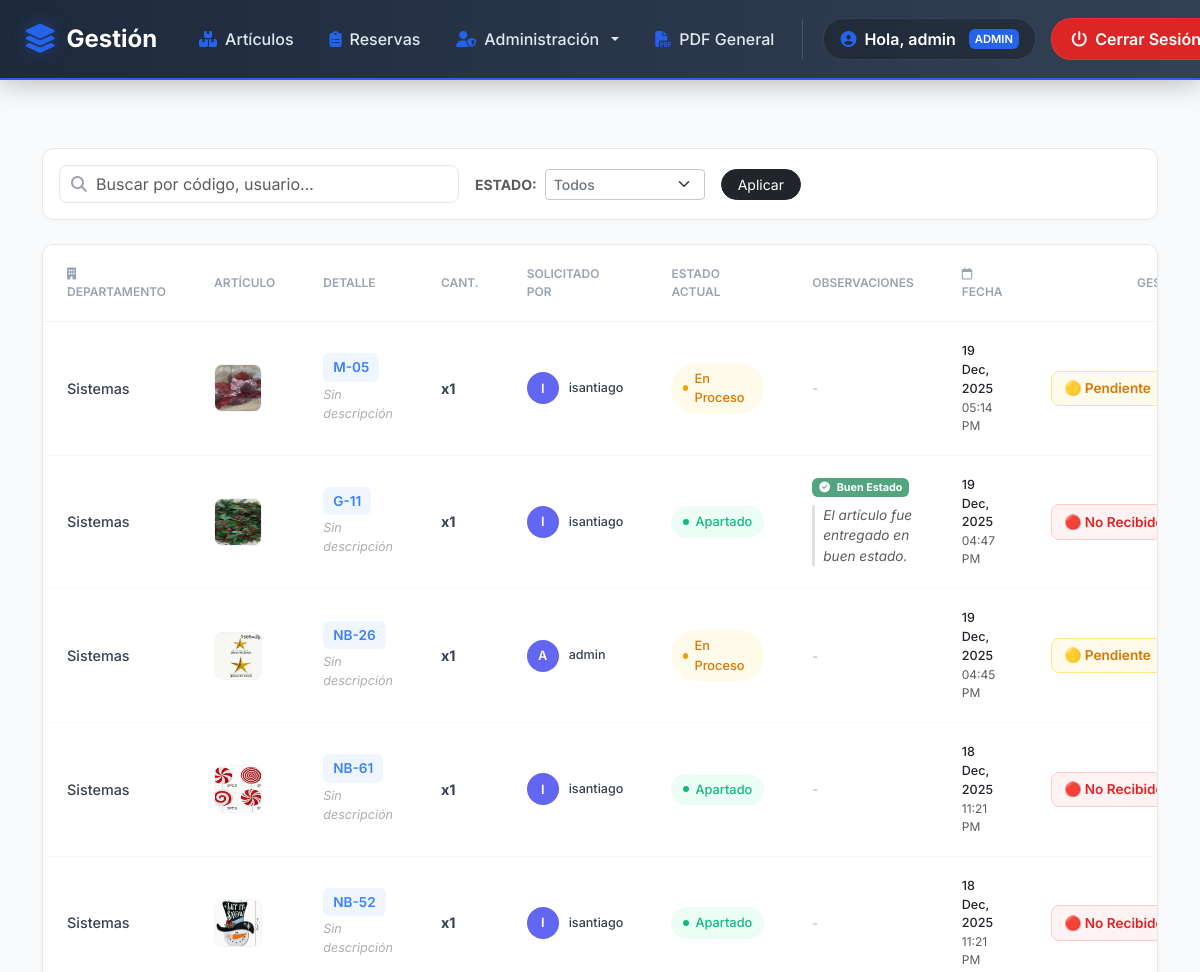
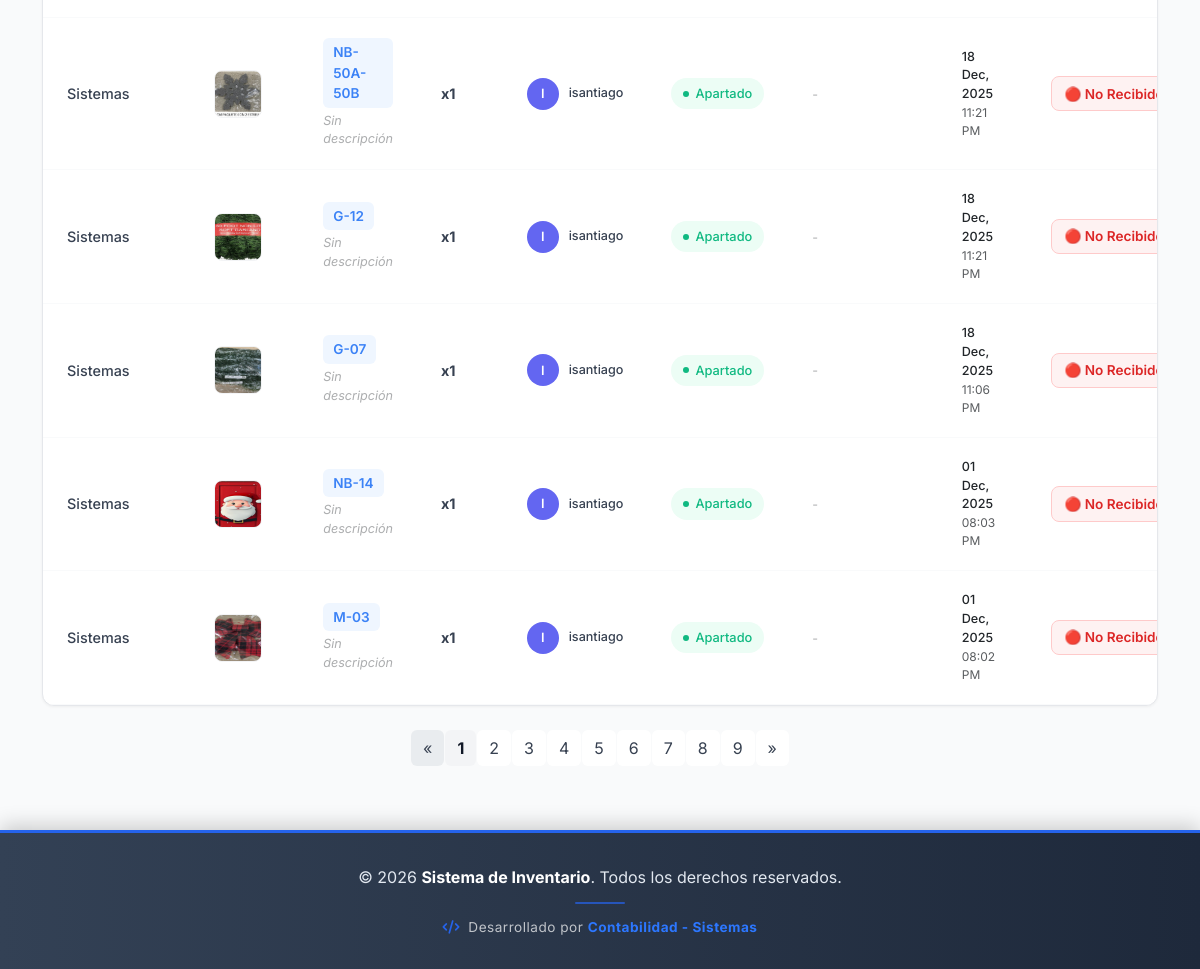
/reservations.php (signed in), run on the app's committed database (2 pictures, top to bottom).
### tables this page shows
CREATE TABLE `users` (
  `id` int(11) NOT NULL,
  `username` varchar(100) NOT NULL,
  `password` varchar(255) NOT NULL,
  `full_name` varchar(255) DEFAULT NULL,
  `email` varchar(255) DEFAULT NULL,
  `role` enum('admin','usuario') NOT NULL DEFAULT 'usuario',
  `department_id` int(11) DEFAULT NULL,
  `created_at` timestamp NOT NULL DEFAULT current_timestamp()
);

CREATE TABLE `reservations` (
  `id` int(11) NOT NULL,
  `item_id` int(11) NOT NULL,
  `dept_id` int(11) NOT NULL,
  `user_id` int(11) DEFAULT NULL,
  `quantity` int(11) NOT NULL,
  `status` enum('reservado','en_proceso','finalizado','devuelto') DEFAULT 'reservado',
  `notes` text DEFAULT NULL,
  `reserved_at` timestamp NOT NULL DEFAULT current_timestamp(),
  `picked_up_at` datetime DEFAULT NULL,
  `returned_at` datetime DEFAULT NULL
);

CREATE TABLE `departments` (
  `id` int(11) NOT NULL,
  `name` varchar(255) NOT NULL
);

CREATE TABLE `items` (
  `id` int(11) NOT NULL,
  `description` text DEFAULT NULL,
  `image` varchar(255) DEFAULT NULL,
  `total_quantity` int(11) NOT NULL DEFAULT 1,
  `available_quantity` int(11) NOT NULL DEFAULT 1,
  `created_at` timestamp NOT NULL DEFAULT current_timestamp(),
  `code` varchar(100) NOT NULL,
  `celebration_id` int(11) DEFAULT NULL
);

CREATE TABLE `returns` (
  `id` int(11) NOT NULL,
  `reservation_id` int(11) DEFAULT NULL,
  `item_id` int(11) NOT NULL,
  `dept_id` int(11) NOT NULL,
  `quantity` int(11) NOT NULL,
  `return_condition` enum('buen_estado','roto','incompleto') NOT NULL DEFAULT 'buen_estado',
  `condition_notes` text DEFAULT NULL,
  `notes` text DEFAULT NULL,
  `returned_at` timestamp NOT NULL DEFAULT current_timestamp(),
  `handled_by` int(11) DEFAULT NULL
);

### public/reservations.php (the view, shortened to what the rows shown need)
<?php
require_once __DIR__ . '/../config/auth.php';
$items_per_page = 10;
$page = isset($_GET['page']) ? (int)$_GET['page'] : 1;
$offset = ($page - 1) * $items_per_page;
$user_dept_id = (int)(current_user()['department_id'] ?? 0);
$whereClause = "";
$sql = "
    SELECT r.*,
           d.name AS dept_name,
           i.code AS item_code,
           i.description AS item_description,
           i.image AS item_image,
           u.username AS user_name,
           ret.return_condition,
           ret.condition_notes
    FROM reservations r
    JOIN departments d ON d.id = r.dept_id
    JOIN items i ON i.id = r.item_id
    LEFT JOIN users u ON u.id = r.user_id
    LEFT JOIN returns ret ON ret.reservation_id = r.id
    $whereClause
    ORDER BY r.reserved_at DESC
    LIMIT $offset, $items_per_page
";
$result = $conn->query($sql);
$isAdminGlobal = (current_user()['role'] === 'admin');
?>
<!DOCTYPE html>
<html lang="es">
<head>
    <link href="https://cdn.jsdelivr.net/npm/bootstrap@5.3.3/dist/css/bootstrap.min.css" rel="stylesheet">
    <link rel="stylesheet" href="https://cdnjs.cloudflare.com/ajax/libs/font-awesome/6.4.0/css/all.min.css">
</head>
<body>
    <?php include("navbar.php"); ?>
    <div class="container py-5">
        <div class="table-container">
            <div class="table-responsive">
                <table class="clean-table">
                    <thead>
                        <tr>
                            <th><i class="fas fa-building me-2"></i>Departamento</th>
                            <th>Artículo</th>
                            <th>Detalle</th>
                            <th>Cant.</th>
                            <th>Solicitado Por</th>
                            <th>Estado Actual</th>
                            <?php if($isAdminGlobal): ?>
                            <th style="width: 250px;">Observaciones</th>
                            <?php endif; ?>
                            <th><i class="far fa-calendar me-2"></i>Fecha</th>
                            <th class="text-end">Gestión</th>
                        </tr>
                    </thead>
                    <tbody>
                        <?php
                        if ($result && $result->num_rows > 0):
                            while ($row = $result->fetch_assoc()):
                                $rid = (int)$row['id'];
                                $dept_name = htmlspecialchars($row['dept_name'] ?? '');
                                $item_code = htmlspecialchars($row['item_code'] ?? '');
                                $item_desc = trim($row['item_description'] ?? '');
                                $item_image = $row['item_image'] ?? '';
                                $quantity = (int)$row['quantity'];
                                $user_name = htmlspecialchars($row['user_name'] ?? 'Usuario');
                                $initial = strtoupper(substr($user_name, 0, 1));
                                $status_raw = strtolower(trim((string)($row['status'] ?? 'reservado')));
                                $status_norm = 'reservado';
                                if ($status_raw === 'reservado') $status_norm = 'reservado';
                                elseif ($status_raw === 'en proceso' || $status_raw === 'en_proceso') $status_norm = 'en_proceso';
                                elseif ($status_raw === 'finalizado' || $status_raw === 'devuelto') $status_norm = 'finalizado';
                                $isAdmin = $isAdminGlobal;
                                $isMyDept = ($user_dept_id > 0 && (int)$row['dept_id'] === $user_dept_id);
                                $selectClass = 'text-dark bg-light';
                                if ($status_norm === 'reservado') $selectClass = 'sel-red';
                                elseif ($status_norm === 'en_proceso') $selectClass = 'sel-yellow';
                                elseif ($status_norm === 'finalizado') $selectClass = 'sel-green';
                                $dateStr = (new DateTime($row['reserved_at']))->format('d M, Y');
                                $timeStr = (new DateTime($row['reserved_at']))->format('h:i A');
                                $imgFile = trim((string)$item_image);
                                $imgSrc = '';
                                if(!empty($imgFile)){
                                    $imgSrc = 'uploads/' . rawurlencode(basename($imgFile));
                                }
                        ?>
                        <tr id="res-row-<?= $rid ?>" data-isadmin="<?= $isAdmin ? '1' : '0' ?>"
                            data-ismydept="<?= $isMyDept ? '1' : '0' ?>">
                            <td class="fw-medium"><?= $dept_name ?></td>
                            <td>
                                <?php if(!empty($imgSrc)): ?>
                                <img src="<?= htmlspecialchars($imgSrc) ?>" class="img-thumb js-open-img" alt="img"
                                    role="button" tabindex="0" data-fullsrc="<?= htmlspecialchars($imgSrc) ?>"
                                    data-title="<?= htmlspecialchars($item_code ?: 'Vista previa') ?>">
                                <?php endif; ?>
                            </td>
                            <td>
                                <div class="d-flex flex-column align-items-start">
                                    <span class="code-badge"><?= $item_code ?></span>
                                    <?php if(!empty($item_desc)): ?>
                                    <span class="text-muted small text-truncate" style="max-width: 150px;"
                                        title="<?= htmlspecialchars($item_desc) ?>"><?= htmlspecialchars($item_desc) ?></span>
                                    <?php else: ?>
                                    <span class="text-muted small fst-italic opacity-50">Sin descripción</span>
                                    <?php endif; ?>
                                </div>
                            </td>
                            <td class="fw-bold">x<?= $quantity ?></td>
                            <td>
                                <div class="d-flex align-items-center">
                                    <div class="user-avatar-circle"><?= $initial ?></div>
                                    <span class="fw-medium small"><?= $user_name ?></span>
                                </div>
                            </td>
                            <td id="res-statuscell-<?= $rid ?>">
                                <?php if($status_norm === 'reservado'): ?>
                                <span class="status-pill st-apartado">Apartado</span>
                                <?php elseif($status_norm === 'en_proceso'): ?>
                                <span class="status-pill st-proceso">En Proceso</span>
                                <?php else: ?>
                                <span class="status-pill st-gris">Devuelto</span>
                                <?php endif; ?>
                            </td>
                            <?php if($isAdmin): ?>
                            <td>
                                <?php
                                      $condicion = $row['return_condition'] ?? '';
                                    $notas_bd  = trim($row['condition_notes'] ?? '');
                                     $notas = $notas_bd;
                                if (empty($notas)) {
                                    if ($condicion === 'buen_estado') {
                                        $notas = 'El artículo fue entregado en buen estado.';
                                    } elseif ($condicion === 'roto') {
                                        $notas = 'El artículo fue entregado dañado.';
                                    } elseif ($condicion === 'incompleto') {
                                        $notas = 'El artículo fue entregado incompleto.';
                                    }
                                }
                                    ?>
                                <?php if(!empty($condicion) || !empty($notas)): ?>
                                <div class="d-flex flex-column gap-1">
                                    <?php if($condicion === 'buen_estado'): ?>
                                    <span class="badge text-bg-success bg-opacity-75" style="width: fit-content;">
                                        <i class="fas fa-check-circle me-1"></i> Buen Estado
                                    </span>
                                    <?php elseif($condicion === 'roto'): ?>
                                    <span class="badge text-bg-danger" style="width: fit-content;">
                                        <i class="fas fa-heart-crack me-1"></i> Roto / Dañado
                                    </span>
                                    <?php elseif($condicion === 'incompleto'): ?>
                                    <span class="badge text-bg-warning text-dark" style="width: fit-content;">
                                        <i class="fas fa-puzzle-piece me-1"></i> Incompleto
                                    </span>
                                    <?php endif; ?>
                                    <?php if(!empty($notas)): ?>
                                    <small class="text-muted fst-italic border-start border-3 ps-2 mt-1"
                                        style="font-size: 0.85rem; display:block; word-wrap: break-word;">
                                        <?= nl2br(htmlspecialchars($notas)) ?>
                                    </small>
                                    <?php endif; ?>
                                </div>
                                <?php else: ?>
                                <span class="text-muted small opacity-50">-</span>
                                <?php endif; ?>
                            </td>
                            <?php endif; ?>
                            <td>
                                <div class="d-flex flex-column">
                                    <span class="fw-medium small text-dark"><?= $dateStr ?></span>
                                    <span class="text-muted small" style="font-size: 0.75rem;"><?= $timeStr ?></span>
                                </div>
                            </td>
                            <td class="text-end" id="res-manage-<?= $rid ?>">
                                <?php if ($isAdmin): ?>
                                <select id="res-select-<?= $rid ?>"
                                    class="form-select form-select-sm admin-select <?= $selectClass ?>"
                                    data-id="<?= $rid ?>" data-original="<?= $status_norm ?>"
                                    onchange="openStatusModal(this)">
                                    <option value="reservado" <?= $status_norm === 'reservado' ? 'selected' : '' ?>>🔴
                                        No Recibido</option>
                                    <option value="en_proceso" <?= $status_norm === 'en_proceso' ? 'selected' : '' ?>>🟡
                                        Pendiente</option>
                                </select>
                                <?php endif; ?>
                            </td>
                        </tr>
                        <?php endwhile; ?>
                        <?php endif; ?>
                    </tbody>
                </table>
            </div>
        </div>
    </div>
</body>
</html>

### public/navbar.php (shortened to what the rows shown need)
<?php
require_once __DIR__ . '/../config/auth.php';
$user = is_logged_in() ? current_user() : null;
?>
<nav class="navbar navbar-expand-lg navbar-custom">
    <div class="container-fluid px-4">
        <div class="collapse navbar-collapse" id="navbarContent">
            <div class="user-section">
                <?php if($user): ?>
                <div class="user-welcome">
                    <i class="fas fa-circle-user"></i>
                    <span>Hola, <?= htmlspecialchars($user['username']) ?></span>
                    <?php if($user['role'] === 'admin'): ?>
                    <span class="badge-admin">ADMIN</span>
                    <?php endif; ?>
                </div>
                <a class="btn-logout" href="logout.php">
                    <i class="fas fa-power-off"></i>
                    <span>Cerrar Sesión</span>
                </a>
                <?php endif; ?>
            </div>
        </div>
    </div>
</nav>

### data on the page
users: username "admin"
reservations: dept.name "Sistemas", item.image (picture), item.code "M-05", quantity "1", user.username "I", user.username "isantiago", shows "En Proceso", reserved_at "19 Dec, 2025", reserved_at "05:14 PM", status+id "🟡 Pendiente"
returns: dept.name "Sistemas", item.code (picture), item.code "G-11", reservation.quantity "1", users.username "I", users.username "isantiago", shows "Apartado", shows "Buen Estado", return_condition "El artículo fue entregado en buen estado.", reservation.reserved_at "19 Dec, 2025", reservation.reserved_at "04:47 PM", reservation.status "🔴 No Recibido"
reservations: dept.name "Sistemas", item.image (picture), item.code "NB-26", quantity "1", user.username "A", user.username "admin", shows "En Proceso", reserved_at "19 Dec, 2025", reserved_at "04:45 PM", status+id "🟡 Pendiente"
reservations: dept.name "Sistemas", item.code (picture), item.code "NB-61", quantity "1", user.username "I", user.username "isantiago", shows "Apartado", reserved_at "18 Dec, 2025", reserved_at "11:21 PM", status+id "🔴 No Recibido"
reservations: dept.name "Sistemas", item.image (picture), item.code "NB-52", quantity "1", user.username "I", user.username "isantiago", shows "Apartado", reserved_at "18 Dec, 2025", reserved_at "11:21 PM", status+id "🔴 No Recibido"
reservations: dept.name "Sistemas", item.image (picture), item.code "NB-50A-50B", quantity "1", user.username "I", user.username "isantiago", shows "Apartado", reserved_at "18 Dec, 2025", reserved_at "11:21 PM", status+id "🔴 No Recibido"
reservations: dept.name "Sistemas", item.code (picture), item.code "G-12", quantity "1", user.username "I", user.username "isantiago", shows "Apartado", reserved_at "18 Dec, 2025", reserved_at "11:21 PM", status+id "🔴 No Recibido"
reservations: dept.name "Sistemas", item.image (picture), item.code "G-07", quantity "1", user.username "I", user.username "isantiago", shows "Apartado", reserved_at "18 Dec, 2025", reserved_at "11:06 PM", status+id "🔴 No Recibido"
reservations: dept.name "Sistemas", item.image (picture), item.code "NB-14", quantity "1", user.username "I", user.username "isantiago", shows "Apartado", reserved_at "01 Dec, 2025", reserved_at "08:03 PM", status+id "🔴 No Recibido"
reservations: dept.name "Sistemas", item.image (picture), item.code "M-03", quantity "1", user.username "I", user.username "isantiago", shows "Apartado", reserved_at "01 Dec, 2025", reserved_at "08:02 PM", status+id "🔴 No Recibido"

### other printed values
$tema['nav_title'] "Gestión"
